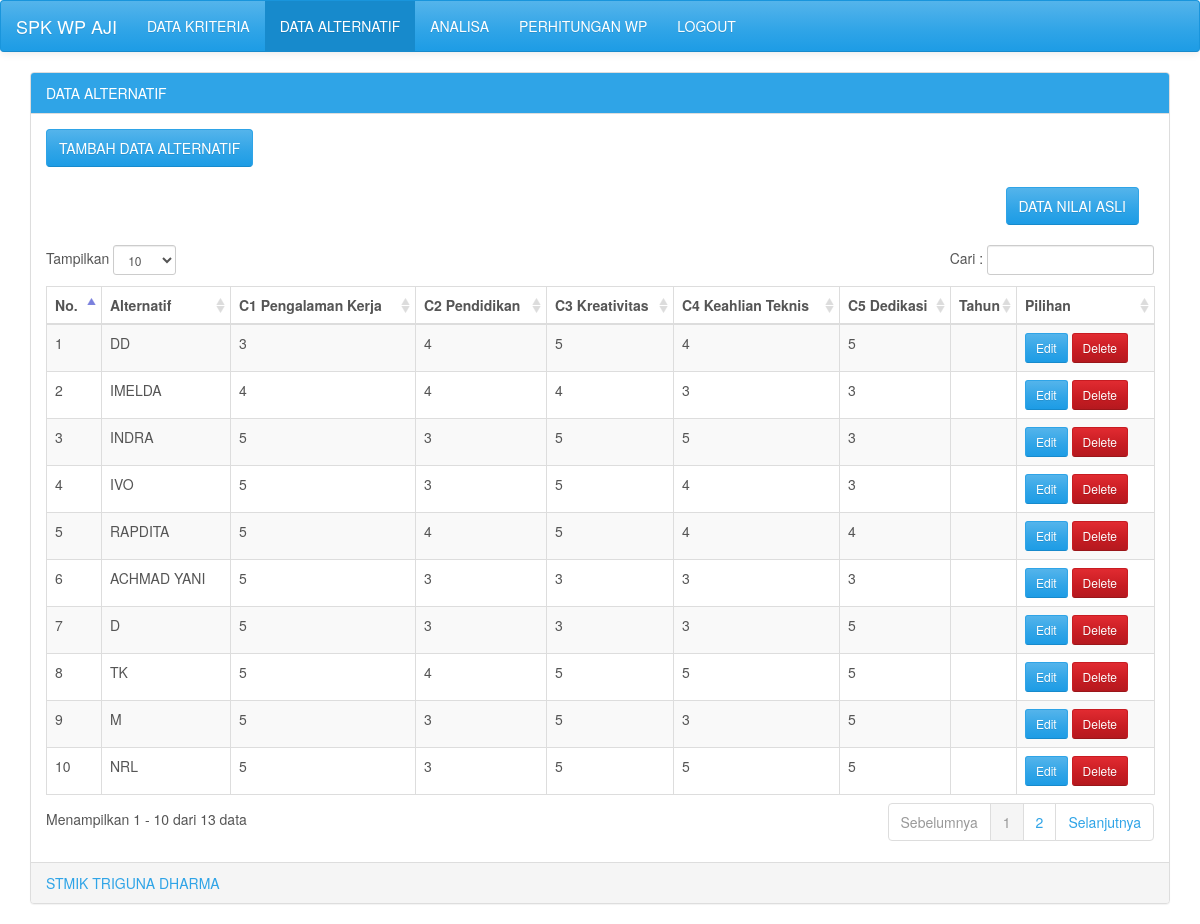
The page /alternatif.php on the database its author committed.
### tables this page shows
CREATE TABLE `alternatif` (
  `id_alternatif` varchar(20) NOT NULL,
  `alternatif` varchar(20) NOT NULL,
  `C1` varchar(20) NOT NULL,
  `C2` varchar(20) NOT NULL,
  `C3` varchar(20) NOT NULL,
  `C4` varchar(20) NOT NULL,
  `C5` varchar(20) NOT NULL
);

### alternatif.php (the view, shortened to what this page needs)
<?php
include('configdb.php');
?>
<!DOCTYPE html>
<html lang="en">
<head>
	<link href="ui/css/cerulean.min.css" rel="stylesheet">
	<link rel="stylesheet" type="text/css" href="ui/css/datatables/dataTables.bootstrap.css">
</head>
<body>
	<nav class="navbar navbar-default">
		<div class="container-fluid">
			<div class="navbar-header">
				<a class="navbar-brand" href="#"><?php echo $_SESSION['judul']; ?></a>
			</div>
			<div id="navbar" class="navbar-collapse collapse">
				<ul class="nav navbar-nav">
					<li><a href="kriteria.php">DATA KRITERIA</a></li>
					<li class="active"><a href="#">DATA ALTERNATIF</a></li>
					<li><a href="analisa.php">ANALISA</a></li>
					<li><a href="perhitungan.php">PERHITUNGAN WP</a></li>
					<li><a href="logout.php">LOGOUT</a></li>
				</ul>
			</div>
		</div>
	</nav>
	<div class="container">
		<div class="panel panel-primary">
			<div class="panel-heading">DATA ALTERNATIF</div>
			<?php
			$kriteria = $mysqli->query("select * from kriteria");
			$i = 0;
			while ($row = $kriteria->fetch_assoc()) {
				@$k[$i] = $row["kriteria"];
				$i++;
			}
			$alternatif = $mysqli->query("select * from alternatif");
			?>
			<div class="panel-body table-responsive">
				<a class='btn btn-primary' href='add-alternatif.php'> TAMBAH DATA ALTERNATIF</a><br /><br />
				<div class="col-md-12 text-right">
					<a class='btn btn-primary' href='dataasli.php'> DATA NILAI ASLI</a><br /><br />
				</div>
				<table id="example" class="table table-striped table-bordered table-hover" cellspacing="0" width="100%">
					<thead>
						<tr>
							<th>No.</th>
							<th>Alternatif</th>
							<th><?php echo ucwords($k[0]); ?></th>
							<th><?php echo ucwords($k[1]); ?></th>
							<th><?php echo ucwords($k[2]); ?></th>
							<th><?php echo ucwords($k[3]); ?></th>
							<th><?php echo ucwords($k[4]); ?></th>
							<th>Tahun</th>
							<th>Pilihan</th>
						</tr>
					</thead>
					<tbody>
						<?php
						$i = 1;
						while ($row = $alternatif->fetch_assoc()) {
							echo '<tr>';
							echo '<td>' . $i++ . '</td>';
							echo '<td>' . ucwords($row["alternatif"]) . '</td>';
							echo '<td>' . $row["C1"] . '</td>';
							echo '<td>' . $row["C2"] . '</td>';
							echo '<td>' . $row["C3"] . '</td>';
							echo '<td>' . $row["C4"] . '</td>';
							echo '<td>' . $row["C5"] . '</td>';
							echo '<td>' . $row["date"] . '</td>';
							echo '<td>';
						?>
							<a href="edit-alternatif.php?id=<?php echo $row['id_alternatif']; ?>" class="btn btn-primary btn-sm"><i class="fa fa-pencil"></i> Edit</a>
							<a href="del.php?id=<?php echo $row['id_alternatif']; ?>" onClick="return confirm('Menghapus data ke-<?php echo $i - 1; ?> Alternatif <?php echo $row['alternatif']; ?> ?');" class="btn btn-danger btn-sm"><i class="fa fa-times"></i> Delete</a></td>
						<?php
							echo '</tr>';
						}
						?>
					</tbody>
				</table>
			</div>
			<div class="panel-footer text-primary"><?php echo $_SESSION['by']; ?><div class="pull-right"></div>
			</div>
		</div>
	</div>
</body>
</html>

### rows shown on the page
alternatif: alternatif "DD", C1 "3", C2 "4", C3 "5", C4 "4", C5 "5"
alternatif: alternatif "IMELDA", C1 "4", C2 "4", C3 "4", C4 "3", C5 "3"
alternatif: alternatif "INDRA", C1 "5", C2 "3", C3 "5", C4 "5", C5 "3"
alternatif: alternatif "IVO", C1 "5", C2 "3", C3 "5", C4 "4", C5 "3"
alternatif: alternatif "RAPDITA", C1 "5", C2 "4", C3 "5", C4 "4", C5 "4"
alternatif: alternatif "ACHMAD YANI", C1 "5", C2 "3", C3 "3", C4 "3", C5 "3"
alternatif: alternatif "D", C1 "5", C2 "3", C3 "3", C4 "3", C5 "5"
alternatif: alternatif "TK", C1 "5", C2 "4", C3 "5", C4 "5", C5 "5"
alternatif: alternatif "M", C1 "5", C2 "3", C3 "5", C4 "3", C5 "5"
alternatif: alternatif "NRL", C1 "5", C2 "3", C3 "5", C4 "5", C5 "5"

### other values the page prints
$_SESSION['judul'] "SPK WP AJI"
$k[0] "C1 Pengalaman Kerja"
$k[1] "C2 Pendidikan"
$k[2] "C3 Kreativitas"
$k[3] "C4 Keahlian Teknis"
$k[4] "C5 Dedikasi"
$_SESSION['by'] "STMIK TRIGUNA DHARMA"
